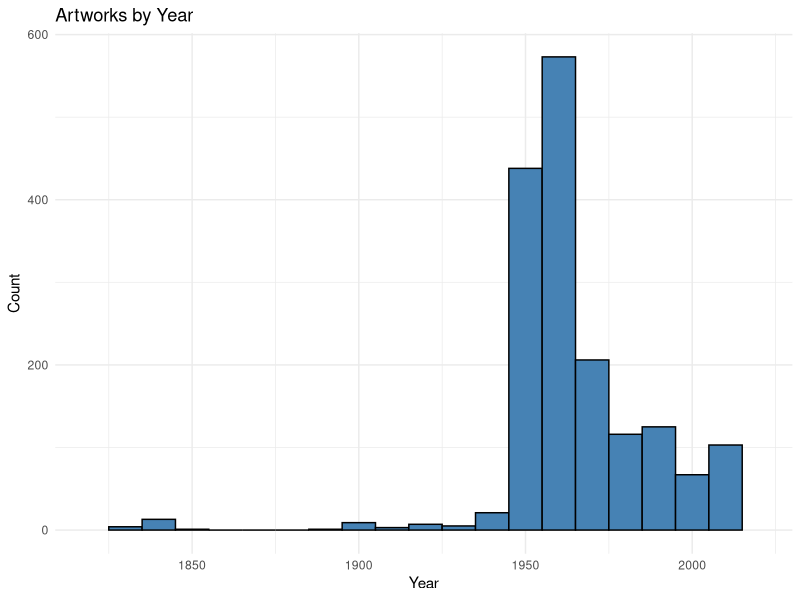
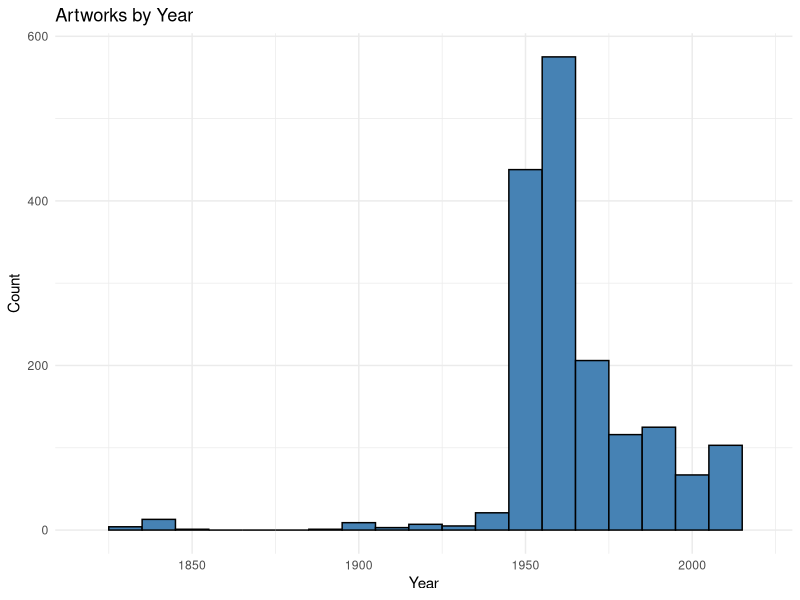

Here is the R script that generated these plots, in order:
## ---- chunk 1
library(tidyverse) 
#install.packages("skimr")
library(skimr)
library(ggplot2)
library(dplyr)
## ---- chunk 2
# Remove eval = FALSE or set it to TRUE once data is ready to be loaded
uoe_art <- read_csv("data/uoe-art.csv")
## ---- chunk 3
uoe_art2 <- uoe_art %>%
  separate(title, into = c("title", "date"), sep = "\\(") %>%
  mutate(year = str_remove(date, "\\)") %>% as.numeric()) %>%
  select(title, artist, year, link)  
## ---- chunk 4
skim(uoe_art2)

uoe_art2 %>%
  summarise(
    missing_artist = sum(is.na(artist)),
    missing_year = sum(is.na(year))
  )
## ---- chunk 5
ggplot(uoe_art2, aes(x = year)) +
  geom_histogram(binwidth = 10, fill = "steelblue", color = "black") +
  scale_x_continuous(limits = range(1819:2020, na.rm = TRUE)) +
  labs(title = "Artworks by Year",
       x = "Year",
       y = "Count") +
  theme_minimal()

##removed the art with NA year values. also one artwork the year value generated from last exercise is 2, not a valid year, removed this as well. 
## ---- chunk 6
##Death Mask, by H.Dempshall, the year should be 1964 instead of 2. Tropical Bird Study should be 1962, etc.....

uoe_art_corrected <- uoe_art2 %>%
  mutate(
    year = case_when(
      str_detect(title, "Death Mask") ~ 1964,  # Matches even if there are extra spaces or punctuation
      str_detect(title, "Tropical Bird Study") ~ 1962,
      TRUE ~ year  # Keep existing values
    )
  )

ggplot(uoe_art_corrected, aes(x = year)) +
  geom_histogram(binwidth = 10, fill = "steelblue", color = "black") +
  scale_x_continuous(limits = range(1819:2020, na.rm = TRUE)) +
  labs(title = "Artworks by Year",
       x = "Year",
       y = "Count") +
  theme_minimal()

## ---- chunk 7
#Who is the most commonly featured artist in the collection? Do you know them? Any guess as to why the university has so many pieces from them?
most_common_artist <- uoe_art_corrected %>%
  count(artist, sort = TRUE)  # Count and sort by most frequent
head(most_common_artist, 10)

##Emma Gillies is the most common one. She was the sister of Sir William Gillies, a renowned Scottish painter and former head of Edinburgh College of Art.

## ---- chunk 8
#How many art pieces have the word “child” in their title? 
child_count <- uoe_art_corrected %>%
  filter(str_detect(str_to_lower(title), "child")) %>%
  count()
print(child_count)
